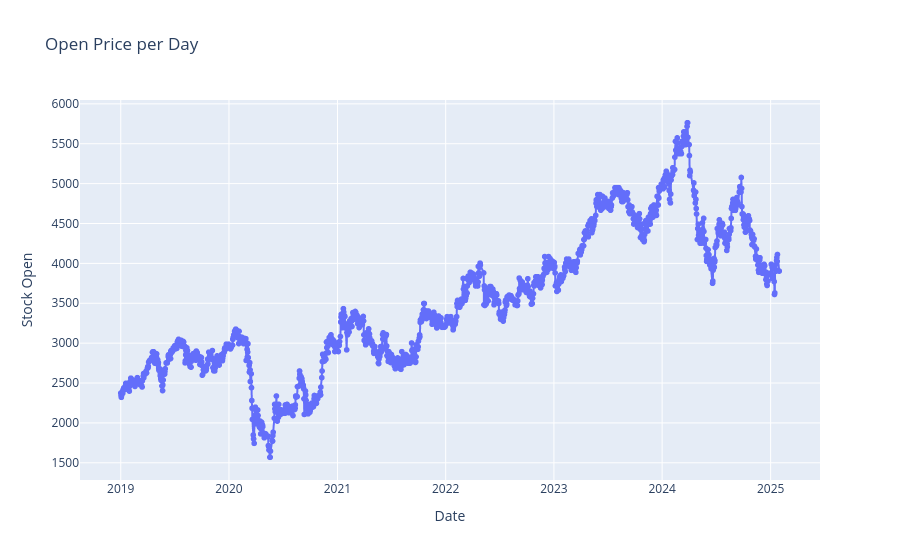

Source (notebook cell):
### Code cell
fig = px.line(stock, x='Date', y='Stock Open', title='Open Price per Day', markers= True)
fig.show()

### Figure 1 — Plotly figure (JSON) as saved in the notebook; plotly's stock layout.template omitted (floating-point values rounded to 4 significant figures; data arrays with more than 128 entries replaced by an {"elided": "..."} marker saying what was removed)
{"data": [{"hovertemplate": "Date=%{x}<br>Stock Open=%{y}<extra></extra>", "legendgroup": "", "line": {"color": "#636efa", "dash": "solid"}, "marker": {"symbol": "circle"}, "mode": "markers+lines", "name": "", "showlegend": false, "type": "scattergl", "x": {"elided": "1487 str values"}, "xaxis": "x", "y": {"elided": "1487 float values"}, "yaxis": "y"}], "layout": {"legend": {"tracegroupgap": 0}, "title": {"text": "Open Price per Day"}, "xaxis": {"anchor": "y", "domain": [0, 1], "title": {"text": "Date"}}, "yaxis": {"anchor": "x", "domain": [0, 1], "title": {"text": "Stock Open"}}}}
